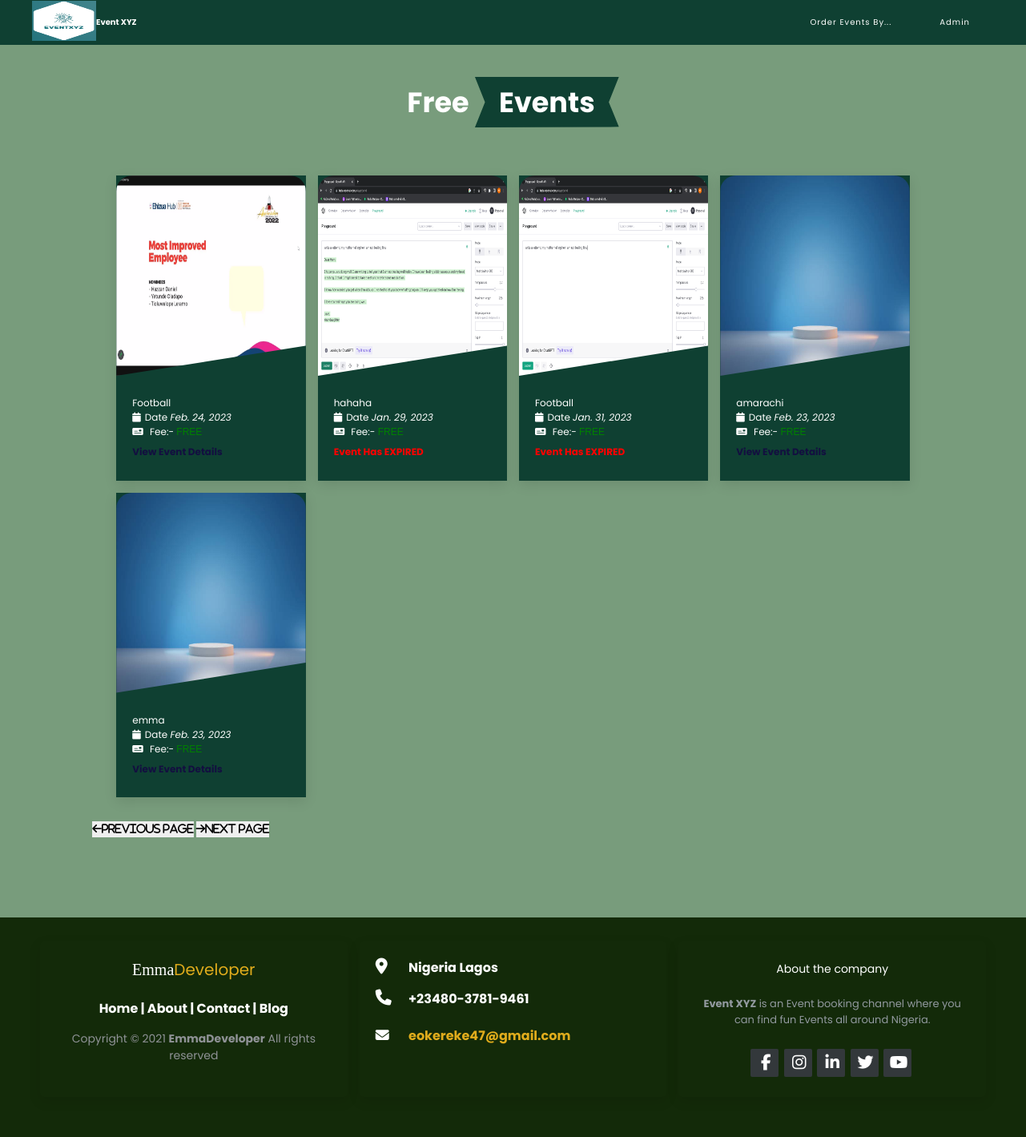
Screenshot of /free_event_page/ with the database file from the repository.
### AdminSection/models.py (models this page shows, shortened)
class Event(models.Model):
    event_name = models.CharField(max_length=100)
    location = models.CharField(max_length=100)
    price = models.CharField(max_length=100, blank=True, null=True,)
    space_capacity = models.IntegerField(blank=True, null=True,)
    description = models.TextField(max_length=5000, blank=True, null=True,)
    event_date = models.DateField(null=True, blank=True)
    event_time = models.TimeField(null=True, blank=True)
    event_end_date = models.DateTimeField(null=True, blank=True)
    bookings = models.IntegerField(default=0)
    slot_left = models.IntegerField(default=0)
    header_images = models.ImageField(null=True, blank=True, upload_to="images/")
    is_cancelled = models.BooleanField(default=False)
    def expired_event(self):
        mydate = timezone.now().date()
        if mydate > self.event_date:
            return True

### UserSection/views.py (the view)
# urls.py: path("free_event_page/", UserFreeEventView.as_view(), name="free_event_page"),
class UserFreeEventView(ListView):
    model = Event
    template_name = "user-free-event-page.html"

### UserSection/templates/user-free-event-page.html
{%extends 'home.html' %}
{%block home%}
<section class="blogs" id="blogs">
    <h1 class="heading"> Free <span>Events</span> </h1>
    <div class="box-container">
        {% for event in object_list %}
        {%if event.price == NULL%}
        <div class="box" >
            <a href="{%url 'free_event_details_page' event.pk%}">
            <img src="{{event.header_images.url}}" alt="">
            <div class="content">
                <div class="icons">
                    <p>{{event.event_name}} </p>
                </div>
                <div class="icons">
                   <p><i class="fas fa-calendar"></i>Date <i>{{event.event_date}}</i> </p>
                </div>
                {%if event.price%}
                <div class="icons">
                    <p><i class="fas fa-money-check"></i>Fee <i>N5000</i> </p>
                 </div>
                 {%else%}
                 <div class="icons">
                    <p><i class="fas fa-money-check"></i> Fee:- <span style="color: green; font: 1em sans-serif;;">FREE</span> </p>
                 </div>
                 {%endif%}
                 {%if not event.expired_event%}
                    <h3>View Event Details</h3>
                 {%else%}
                    <h3 style="color:red;" >Event Has EXPIRED</h3>
                {%endif%}
            </div>
            </a>
        </div>
        {%endif%}
        {%endfor%}
    </div>
    <div class="next_btn">
        <button class="p_btn"><i class="fa fa-arrow-left">Previous Page</i></button>
        <button class="n_btn"> <i class="fa fa-arrow-right">Next Page</i></button>
    </div>
</section>
{%endblock%}

### UserSection/static/css/index_style.css (style rules this page uses)
:root { --orange:#ff7800; --black:#130f40; --light-color:#666; --green:#132a09; --tgreen:#477b78; --light-green:rgb(48, 251, 12); --box-shadow:0 .5rem 1.5rem rgba(0,0,0,.1); --border:.2rem solid rgba(0,0,0,.1); --outline:.1rem solid rgba(0,0,0,.1); --outline-hover:.2rem solid var(--black); --primary: #933ded; --dark: #232323; --pure: #fff; --smoke: whitesmoke; --dark-gray: #999; }
* { font-family: 'Poppins', sans-serif; margin:0; padding:0; box-sizing: border-box; outline: none; border:none; text-decoration: none; transition: all .2s linear; }
html { font-size: 62.5%; overflow-x: hidden; scroll-behavior: smooth; scroll-padding-top: 7rem; }
body { font-family: 'Lato', sans-serif; background: rgba(40, 98, 47, 0.627); color: var(--pure); }
section { padding:2rem 9%; }
.heading { text-align: center; padding:2rem 0; padding-bottom: 3rem; font-size: 3.5rem; color:#fff; }
.heading span { background: #0f4032; color:#fff; display: inline-block; padding:.5rem 3rem; clip-path: polygon(100% 0%, 93% 50%, 100% 99%, 0% 100%, 7% 50%, 0% 0%); }
.blogs .box-container { display: grid; grid-template-columns: repeat(auto-fit, minmax(20rem, 1fr)); gap:1.5rem; padding: 30px; }
.blogs .box-container .box { overflow: hidden; box-shadow: var(--box-shadow); background: #0f4032; }
.blogs .box-container .box img { height:25rem; width:100%; object-fit: fill; border-radius: 20px 20px 0 0; clip-path: polygon(0 0,100% 0, 100% 85%, 0 100%); }
.blogs .box-container .box .content { padding:2rem; }
.blogs .box-container .box .content .icons { display: flex; align-items: center; justify-content: space-between; }
.blogs .box-container .box .content .icons p { color:var(--pure); font-size: 1.2rem; }
.blogs .box-container .box .content .icons p i { color:white; padding-right: .5rem; }
.blogs .box-container .box .content h3 { line-height: 1.8; color:var(--black); font-size: 1.2rem; padding:.5rem 0; }

### rows the page displays
Event: header_images (picture), event_name "Football", event_date "Feb. 24, 2023", shows "Fee:-", shows "View Event Details"
Event: header_images (picture), event_name "hahaha", event_date "Jan. 29, 2023", shows "Fee:-", shows "Event Has EXPIRED"
Event: header_images (picture), event_name "Football", event_date "Jan. 31, 2023", shows "Fee:-", shows "Event Has EXPIRED"
Event: header_images (picture), event_name "amarachi", event_date "Feb. 23, 2023", shows "Fee:-", shows "View Event Details"
Event: header_images (picture), event_name "emma", event_date "Feb. 23, 2023", shows "Fee:-", shows "View Event Details"
